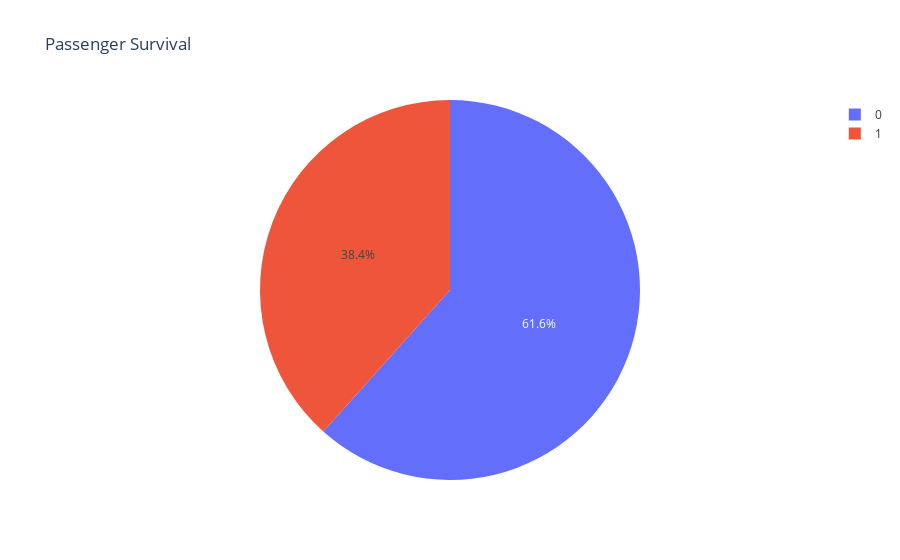

Notebook cell for this chart:
### Markdown cell above
### Pie Plot

### Code cell
fig = px.pie(data, names='Survived', title='Passenger Survival')
fig.show()

### Figure 1 — Plotly figure (JSON) as saved in the notebook; plotly's stock layout.template omitted (floating-point values rounded to 4 significant figures; data arrays with more than 128 entries replaced by an {"elided": "..."} marker saying what was removed)
{"data": [{"domain": {"x": [0, 1], "y": [0, 1]}, "hovertemplate": "Survived=%{label}<extra></extra>", "labels": {"elided": "891 str values"}, "legendgroup": "", "name": "", "showlegend": true, "type": "pie"}], "layout": {"legend": {"tracegroupgap": 0}, "title": {"text": "Passenger Survival"}}}
